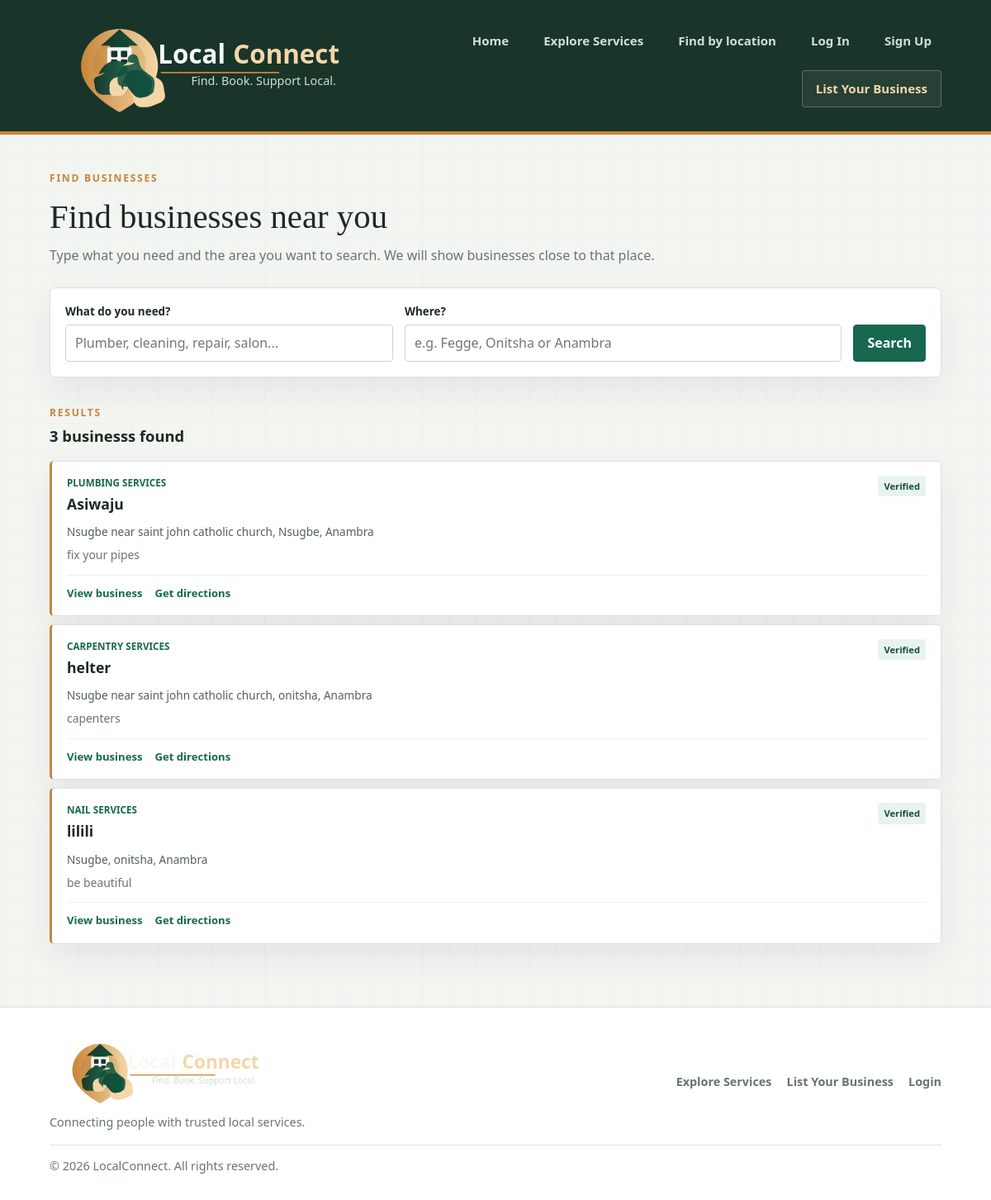
The page /find-nearby/ on the database as committed earlier.
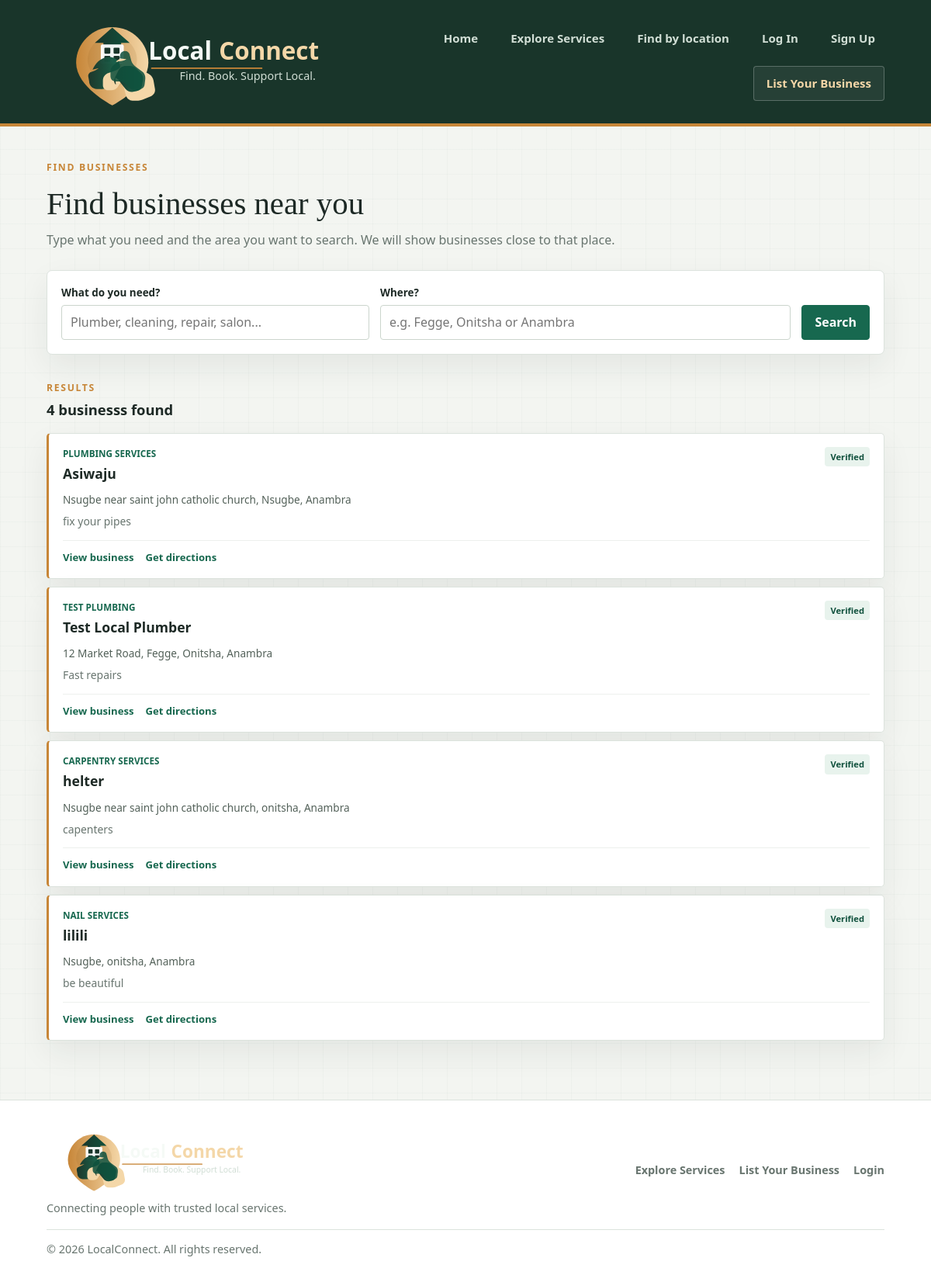
The same page on the database as committed later.
### Handyman/models.py (models this page shows, shortened)
class ServiceProvider(models.Model):
    STATUS_CHOICES = [
        ('pending', 'Pending review'),
        ('approved', 'Approved'),
        ('rejected', 'Rejected'),
    ]
    name = models.CharField(max_length=150)
    category = models.ForeignKey(
        Category,
        on_delete=models.PROTECT,
        related_name="providers",
    )
    description = models.TextField()
    address = models.CharField(max_length=255)
    state = models.CharField(
        max_length=100,
        default="Anambra",
        db_index=True,
    )
    city = models.CharField(max_length=100, db_index=True)
    neighborhood = models.CharField(
        max_length=100,
        blank=True,
        db_index=True,
    )
    phone = models.CharField(max_length=30)
    email = models.EmailField(blank=True)
    website = models.URLField(blank=True)
    image = models.ImageField(
        upload_to="providers/",
        blank=True,
    )
    status = models.CharField(
        max_length=20,
        choices=STATUS_CHOICES,
        default='pending',
        db_index=True,
    )
    is_verified = models.BooleanField(default=False)
    owner = models.ForeignKey(
        settings.AUTH_USER_MODEL,
        on_delete=models.CASCADE,
        related_name='owned_providers',
        null=True,
        blank=True,
    )
    created_at = models.DateTimeField(auto_now_add=True)
    class Meta:
        ordering = ["name"]
    def get_absolute_url(self):
        return reverse(
            "provider_detail",
            kwargs={"pk": self.pk},
        )

class Category(models.Model):
    name = models.CharField(max_length=100, unique=True)
    description = models.TextField(blank=True, default="")
    parent = models.ForeignKey(
        "self",
        on_delete=models.CASCADE,
        null=True,
        blank=True,
        related_name="children",
    )
    slug = models.SlugField(unique=True)
    class Meta:
        ordering = ["name"]
        verbose_name_plural = "categories"

### Handyman/views.py (the view, shortened to what this page needs)
# urls.py: path("find-nearby/", views.find_nearby, name="find_nearby"),
def find_nearby(request):
	providers = ServiceProvider.objects.filter(status="approved").select_related("category")
	service_query = request.GET.get("service", "").strip()
	location_query = request.GET.get("location", "").strip()
	if service_query:
		providers = providers.filter(
			Q(name__icontains=service_query)
			| Q(description__icontains=service_query)
			| Q(category__name__icontains=service_query)
		)
	location_terms = [term.strip() for term in location_query.split(",") if term.strip()]
	return render(
		request,
		"Handyman/find_nearby.html",
		{
			"providers": providers.distinct(),
			"service_query": service_query,
			"location_query": location_query,
		},
	)

### templates/Handyman/find_nearby.html (shortened to what this page needs)
{% extends "base.html" %}
{% load static %}
{% block content %}
<section class="nearby-page section">
    <header class="nearby-heading">
        <p class="eyebrow">FIND BUSINESSES</p>
        <h1>Find businesses near you</h1>
        <p>Type what you need and the area you want to search. We will show businesses close to that place.</p>
    </header>
    <form method="get" class="nearby-search-form">
        <div class="nearby-field">
            <label for="service-query">What do you need?</label>
            <input id="service-query" type="search" name="service" value="{{ service_query }}" placeholder="Plumber, cleaning, repair, salon...">
        </div>
        <div class="nearby-field nearby-location-field">
            <label for="location-query">Where?</label>
            <input id="location-query" type="text" name="location" value="{{ location_query }}" placeholder="e.g. Fegge, Onitsha or Anambra" required>
        </div>
        <button type="submit" class="nearby-submit">Search</button>
    </form>
    <div class="nearby-results-heading">
        <div>
            <p class="eyebrow">RESULTS</p>
            <h2>{{ providers|length }} business{{ providers|length|pluralize }} found</h2>
        </div>
    </div>
    <div class="nearby-layout">
        <section class="nearby-results" aria-label="Businesses matching your search">
            {% for provider in providers %}
                <article class="nearby-result">
                    <div class="nearby-result-main">
                        <div class="nearby-result-title">
                            <div>
                                <p class="nearby-category">{{ provider.category.name }}</p>
                                <h3>{{ provider.name }}</h3>
                            </div>
                            {% if provider.is_verified %}<span class="verified">Verified</span>{% endif %}
                        </div>
                        <p class="nearby-address">{{ provider.address }}, {% if provider.neighborhood %}{{ provider.neighborhood }}, {% endif %}{{ provider.city }}, {{ provider.state }}</p>
                        <p class="nearby-description">{{ provider.description|truncatewords:24 }}</p>
                        <div class="nearby-actions">
                            <a class="nearby-detail-link" href="{{ provider.get_absolute_url }}">View business</a>
                            <a
                                class="nearby-directions"
                                href="https://www.google.com/maps/dir/?api=1{% if location_query %}&amp;origin={{ location_query|urlencode }}{% endif %}&amp;destination={{ provider.address|urlencode }}%2C%20{% if provider.neighborhood %}{{ provider.neighborhood|urlencode }}%2C%20{% endif %}{{ provider.city|urlencode }}%2C%20{{ provider.state|urlencode }}"
                                target="_blank"
                                rel="noopener noreferrer"
                            >Get directions</a>
                        </div>
                    </div>
                </article>
            {% empty %}
                <div class="nearby-empty">
                    <h3>No matching businesses found</h3>
                    <p>Try a nearby neighborhood, city, or state, or use a broader business search.</p>
                    <a href="{% url 'explore_services' %}">Browse all services</a>
                </div>
            {% endfor %}
        </section>
    </div>
</section>
{% endblock %}

Rows that differ between the two databases and show on the page:
added ServiceProvider: category.name "TEST PLUMBING", name "Test Local Plumber", is_verified "Verified", address "12 Market Road", neighborhood "Fegge", city "Onitsha", state "Anambra", description "Fast repairs"
Other text that changed with them:
{{ providers|length }}: "3" → "4"
